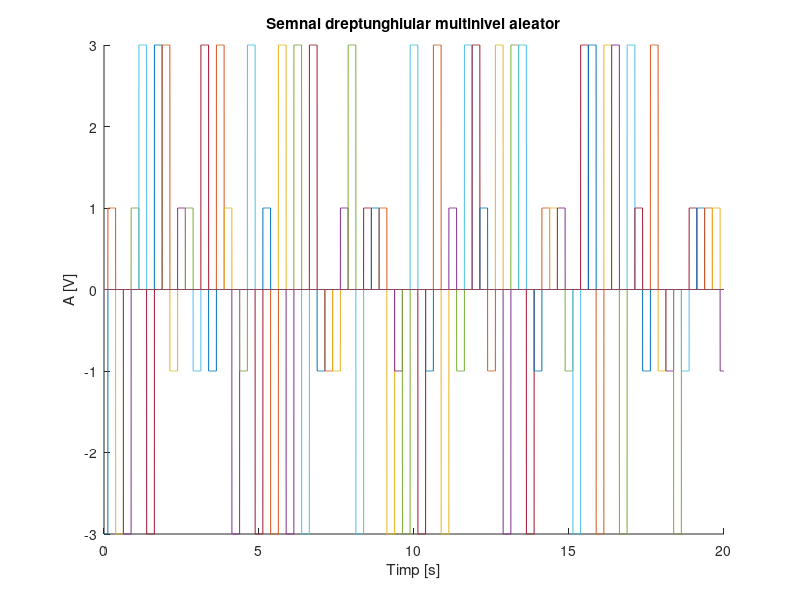

Write the MATLAB code that produced this figure.
figure(8)
hold on             % reţine graficul curent şi adaugă în aceeaşi fereastră grafică următoarele reprezentări grafice
title('Semnal dreptunghiular multinivel aleator');
xlabel('Timp [s]');
ylabel('A [V]');
nivel = [-3 -1 1 3 ];
t= 0:0.002:20;      %rezolutia temporara de 2 ms. Daca dorim sa avem rezolutia temporara de 20 ms, respectiv 200 ms vom modifica t-ul astfel: t= 0:0.02:20, respectiv t= 0:0.2:20 
for n=0:0.25:40
    y = datasample(nivel, 1);           %cu functia datasample obtinem observatii despre vectorul niv
    plot(t, y*rectpuls(t-n, 0.25))      %functia rectpuls genereaza un impuls unitate dreptunghiular de durata 1/4
end
